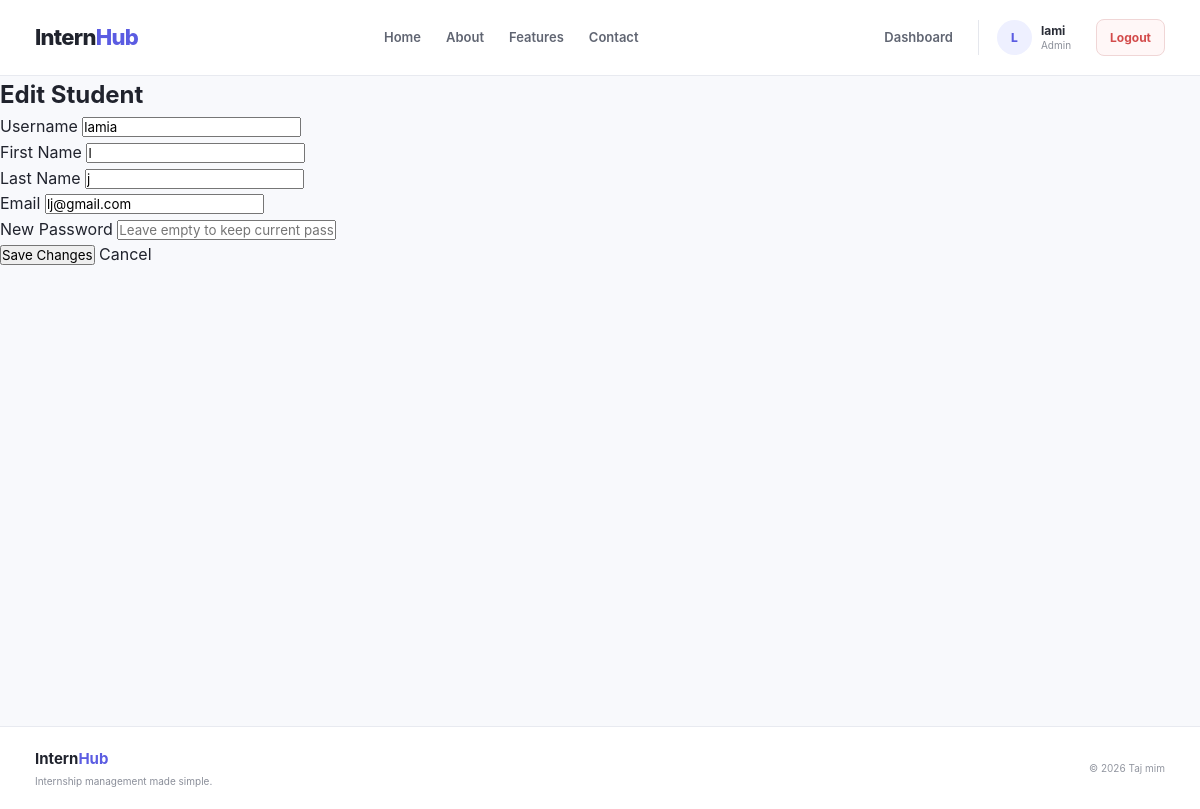
Page /admin-students/edit/1/ (signed in) on the committed database.
### accounts/models.py (models this page shows, shortened)
class User(AbstractUser):
    class Role(models.TextChoices):
        STUDENT = "STUDENT", "Student"
        COMPANY = "COMPANY", "Company"
        ADMIN = "ADMIN", "Admin"
    email = models.EmailField(unique=True)
    role = models.CharField(
        max_length=20,
        choices=Role.choices,
        default=Role.STUDENT
    )
    objects = CustomUserManager()

### internship/views.py (the view, shortened to what this page needs)
@login_required
def student_edit(request, pk):
    if request.user.role != User.Role.ADMIN:
        return redirect("dashboard")
    student = get_object_or_404(
        User,
        pk=pk,
        role=User.Role.STUDENT
    )
    return render(
        request,
        "student_edit.html",
        {
            "student": student
        }
    )

### internship/templates/student_edit.html (shortened to what this page needs)
{% extends "accounts/base.html" %}
{% block content %}
<div class="container mt-4">
    <h2 class="mb-4">Edit Student</h2>
    <div class="card">
        <div class="card-body">
            <form method="POST">
                <div class="mb-3">
                    <label>Username</label>
                    <input
                        type="text"
                        name="username"
                        class="form-control"
                        value="{{ student.username }}"
                        required
                    >
                </div>
                <div class="mb-3">
                    <label>First Name</label>
                    <input
                        type="text"
                        name="first_name"
                        class="form-control"
                        value="{{ student.first_name }}"
                    >
                </div>
                <div class="mb-3">
                    <label>Last Name</label>
                    <input
                        type="text"
                        name="last_name"
                        class="form-control"
                        value="{{ student.last_name }}"
                    >
                </div>
                <div class="mb-3">
                    <label>Email</label>
                    <input
                        type="email"
                        name="email"
                        class="form-control"
                        value="{{ student.email }}"
                        required
                    >
                </div>
                <div class="mb-3">
                    <label>New Password</label>
                    <input
                        type="password"
                        name="password"
                        class="form-control"
                        placeholder="Leave empty to keep current password"
                    >
                </div>
                <button type="submit" class="btn btn-primary">
                    Save Changes
                </button>
                <a
                    href="{% url 'student_list' %}"
                    class="btn btn-secondary"
                >
                    Cancel
                </a>
            </form>
        </div>
    </div>
</div>
{% endblock %}

### accounts/templates/accounts/base.html (shortened to what this page needs)
{% load static %}
<!DOCTYPE html>
<html lang="en">
<head>
    <link
        rel="stylesheet"
        href="{% static 'accounts/css/style.css' %}"
    >
</head>
<body>
<header class="navbar">
    <div class="navbar-container">
        <a
            href="{% url 'dashboard' %}"
            class="logo"
        >
            Intern<span>Hub</span>
        </a>
        <nav class="nav-links">
            <a href="{% url 'index' %}">
                Home
            </a>
            <a href="#about">
                About
            </a>
            <a href="#features">
                Features
            </a>
            <a href="#contact">
                Contact
            </a>
        </nav>
        {% if user.is_authenticated %}
            <nav class="nav-links">
                {% if user.role == "STUDENT" %}
                    <a href="{% url 'applicant_dashboard' %}">
                        Dashboard
                    </a>
                {% elif user.role == "COMPANY" %}
                    <a href="{% url 'company_dashboard' %}">
                        Dashboard
                    </a>
                {% elif user.role == "ADMIN" %}
                    <a href="{% url 'admin_dashboard' %}">
                        Dashboard
                    </a>
                {% endif %}
                <div class="nav-user">
                    <div class="nav-avatar">
                        {{ user.username|first|upper }}
                    </div>
                    <div class="nav-user-info">
                        <strong>
                            {{ user.username }}
                        </strong>
                        <span>
                            {{ user.role|title }}
                        </span>
                    </div>
                </div>
                <a
                    href="{% url 'logout' %}"
                    class="logout-button"
                >
                    Logout
                </a>
            </nav>
        {% endif %}
    </div>
</header>
<main>
    {% block content %}
    {% endblock %}
</main>
<footer class="footer">
    <div class="footer-container">
        <div>
            <h3>
                Intern<span>Hub</span>
            </h3>
            <p>
                Internship management made simple.
            </p>
        </div>
        <div class="footer-right">
            {% block footer_message %}
                © 2026 Taj mim
            {% endblock %}
        </div>
    </div>
</footer>
</body>
</html>

### static/accounts/css/style.css (style rules this page uses)
* { margin: 0; padding: 0; box-sizing: border-box; }
html { scroll-behavior: smooth; }
body { font-family: Inter, -apple-system, BlinkMacSystemFont, "Segoe UI", sans-serif; background: #f8f9fc; color: #20232d; line-height: 1.6; }
a { text-decoration: none; color: inherit; }
button, input { font-family: inherit; }
.navbar { width: 100%; height: 76px; background: #ffffff; border-bottom: 1px solid #e8eaf0; position: relative; z-index: 100; }
.navbar-container { width: 100%; max-width: 1180px; height: 100%; margin: 0 auto; padding: 0 25px; display: flex; align-items: center; justify-content: space-between; }
.logo { font-size: 22px; font-weight: 800; letter-spacing: -0.7px; color: #20232d; }
.logo span { color: #5b5ce2; }
.nav-links { display: flex; align-items: center; gap: 25px; }
.nav-links > a:not(.nav-button):not(.logout-button) { color: #606572; font-size: 13px; font-weight: 600; transition: 0.2s ease; }
.nav-user { display: flex; align-items: center; gap: 9px; padding-left: 18px; border-left: 1px solid #e5e7ed; }
.nav-avatar { width: 35px; height: 35px; border-radius: 50%; display: flex; align-items: center; justify-content: center; background: #eef0ff; color: #5b5ce2; font-size: 12px; font-weight: 800; }
.nav-user-info { display: flex; flex-direction: column; gap: 0; }
.nav-user-info strong { color: #292c36; font-size: 12px; line-height: 1.3; }
.nav-user-info span { color: #8b8f99; font-size: 10px; text-transform: capitalize; line-height: 1.3; }
.logout-button { padding: 8px 13px; border: 1px solid #f0d6d6; border-radius: 8px; background: #fff7f7; color: #d34b4b !important; font-size: 12px !important; font-weight: 700 !important; transition: all 0.2s ease; }
main { min-height: calc(100vh - 150px); }
.footer { width: 100%; background: #ffffff; border-top: 1px solid #e8eaf0; }
.footer-container { max-width: 1180px; min-height: 75px; margin: 0 auto; padding: 20px 25px; display: flex; align-items: center; justify-content: space-between; }
.footer h3 { color: #20232d; font-size: 15px; }
.footer h3 span { color: #5b5ce2; }
.footer p { margin-top: 2px; color: #8a8e99; font-size: 10px; }
.footer-right { color: #9296a0; font-size: 10px; }

### rows in the picture
User: username|first "L", username "lami", role "Admin"
User: username "lamia", first_name "l", last_name "j", email "lj@gmail.com"
